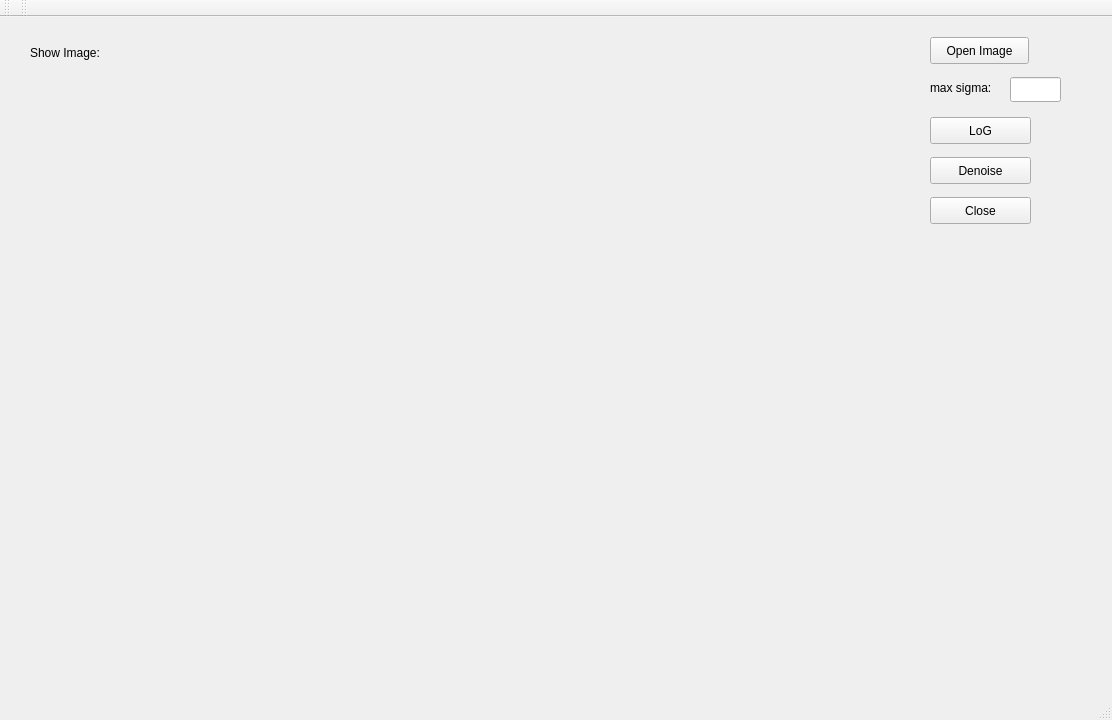
<?xml version="1.0" encoding="UTF-8"?>
<ui version="4.0">
 <class>MainWindow</class>
 <widget class="QMainWindow" name="MainWindow">
  <property name="geometry">
   <rect>
    <x>0</x>
    <y>0</y>
    <width>1112</width>
    <height>720</height>
   </rect>
  </property>
  <property name="windowTitle">
   <string>MainWindow</string>
  </property>
  <widget class="QWidget" name="centralWidget">
   <widget class="QLabel" name="label">
    <property name="geometry">
     <rect>
      <x>30</x>
      <y>20</y>
      <width>91</width>
      <height>31</height>
     </rect>
    </property>
    <property name="text">
     <string>Show Image:</string>
    </property>
   </widget>
   <widget class="QPushButton" name="OpenImage">
    <property name="geometry">
     <rect>
      <x>930</x>
      <y>20</y>
      <width>99</width>
      <height>27</height>
     </rect>
    </property>
    <property name="sizePolicy">
     <sizepolicy hsizetype="Expanding" vsizetype="Expanding">
      <horstretch>0</horstretch>
      <verstretch>0</verstretch>
     </sizepolicy>
    </property>
    <property name="text">
     <string>Open Image</string>
    </property>
   </widget>
   <widget class="QPushButton" name="closeButton">
    <property name="geometry">
     <rect>
      <x>930</x>
      <y>180</y>
      <width>101</width>
      <height>27</height>
     </rect>
    </property>
    <property name="text">
     <string>Close</string>
    </property>
   </widget>
   <widget class="QPushButton" name="segmentation">
    <property name="geometry">
     <rect>
      <x>930</x>
      <y>140</y>
      <width>101</width>
      <height>27</height>
     </rect>
    </property>
    <property name="text">
     <string>Denoise</string>
    </property>
   </widget>
   <widget class="QLabel" name="showImage">
    <property name="geometry">
     <rect>
      <x>30</x>
      <y>59</y>
      <width>715</width>
      <height>715</height>
     </rect>
    </property>
    <property name="sizePolicy">
     <sizepolicy hsizetype="Fixed" vsizetype="Fixed">
      <horstretch>0</horstretch>
      <verstretch>0</verstretch>
     </sizepolicy>
    </property>
    <property name="text">
     <string/>
    </property>
   </widget>
   <widget class="QPushButton" name="LoG">
    <property name="geometry">
     <rect>
      <x>930</x>
      <y>100</y>
      <width>101</width>
      <height>27</height>
     </rect>
    </property>
    <property name="text">
     <string>LoG</string>
    </property>
   </widget>
   <widget class="QLineEdit" name="lineEdit">
    <property name="geometry">
     <rect>
      <x>1010</x>
      <y>60</y>
      <width>51</width>
      <height>25</height>
     </rect>
    </property>
   </widget>
   <widget class="QLabel" name="label_max_sigma">
    <property name="geometry">
     <rect>
      <x>930</x>
      <y>50</y>
      <width>91</width>
      <height>41</height>
     </rect>
    </property>
    <property name="text">
     <string>max sigma:</string>
    </property>
   </widget>
  </widget>
  <widget class="QMenuBar" name="menuBar">
   <property name="geometry">
    <rect>
     <x>0</x>
     <y>0</y>
     <width>1112</width>
     <height>28</height>
    </rect>
   </property>
  </widget>
  <widget class="QToolBar" name="mainToolBar">
   <attribute name="toolBarArea">
    <enum>TopToolBarArea</enum>
   </attribute>
   <attribute name="toolBarBreak">
    <bool>false</bool>
   </attribute>
  </widget>
  <widget class="QStatusBar" name="statusBar"/>
  <widget class="QToolBar" name="toolBar">
   <property name="windowTitle">
    <string>toolBar</string>
   </property>
   <attribute name="toolBarArea">
    <enum>TopToolBarArea</enum>
   </attribute>
   <attribute name="toolBarBreak">
    <bool>false</bool>
   </attribute>
  </widget>
 </widget>
 <layoutdefault spacing="6" margin="11"/>
 <resources/>
 <connections>
  <connection>
   <sender>closeButton</sender>
   <signal>clicked()</signal>
   <receiver>MainWindow</receiver>
   <slot>close()</slot>
   <hints>
    <hint type="sourcelabel">
     <x>539</x>
     <y>171</y>
    </hint>
    <hint type="destinationlabel">
     <x>337</x>
     <y>208</y>
    </hint>
   </hints>
  </connection>
 </connections>
</ui>
